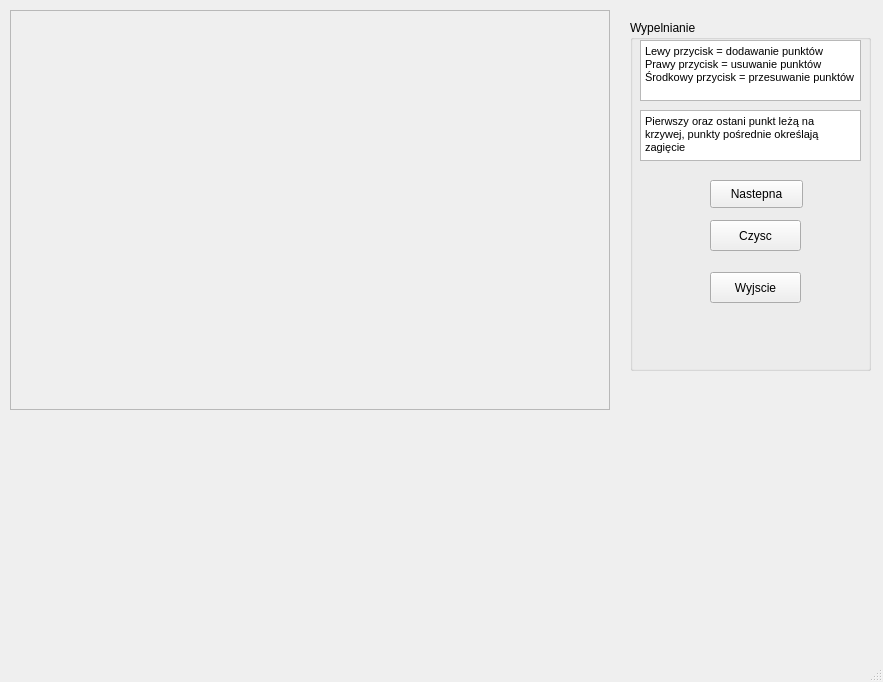
<?xml version="1.0" encoding="UTF-8"?>
<ui version="4.0">
 <class>MyWindow</class>
 <widget class="QMainWindow" name="MyWindow">
  <property name="geometry">
   <rect>
    <x>0</x>
    <y>0</y>
    <width>883</width>
    <height>682</height>
   </rect>
  </property>
  <property name="windowTitle">
   <string>MyWindow</string>
  </property>
  <widget class="QWidget" name="centralWidget">
   <widget class="QFrame" name="rysujFrame">
    <property name="geometry">
     <rect>
      <x>10</x>
      <y>10</y>
      <width>600</width>
      <height>400</height>
     </rect>
    </property>
    <property name="frameShape">
     <enum>QFrame::StyledPanel</enum>
    </property>
    <property name="frameShadow">
     <enum>QFrame::Raised</enum>
    </property>
   </widget>
   <widget class="QGroupBox" name="groupBox">
    <property name="geometry">
     <rect>
      <x>630</x>
      <y>20</y>
      <width>241</width>
      <height>351</height>
     </rect>
    </property>
    <property name="title">
     <string>Wypelnianie</string>
    </property>
    <widget class="QPushButton" name="cleanButton">
     <property name="geometry">
      <rect>
       <x>80</x>
       <y>200</y>
       <width>91</width>
       <height>31</height>
      </rect>
     </property>
     <property name="text">
      <string>Czysc</string>
     </property>
    </widget>
    <widget class="QPushButton" name="exitButton">
     <property name="geometry">
      <rect>
       <x>80</x>
       <y>252</y>
       <width>91</width>
       <height>31</height>
      </rect>
     </property>
     <property name="text">
      <string>Wyjscie</string>
     </property>
    </widget>
    <widget class="QPushButton" name="pushButton">
     <property name="geometry">
      <rect>
       <x>80</x>
       <y>160</y>
       <width>93</width>
       <height>28</height>
      </rect>
     </property>
     <property name="text">
      <string>Nastepna</string>
     </property>
    </widget>
    <widget class="QTextBrowser" name="textBrowser">
     <property name="geometry">
      <rect>
       <x>10</x>
       <y>20</y>
       <width>221</width>
       <height>61</height>
      </rect>
     </property>
     <property name="html">
      <string>&lt;!DOCTYPE HTML PUBLIC &quot;-//W3C//DTD HTML 4.0//EN&quot; &quot;http://www.w3.org/TR/REC-html40/strict.dtd&quot;&gt;
&lt;html&gt;&lt;head&gt;&lt;meta name=&quot;qrichtext&quot; content=&quot;1&quot; /&gt;&lt;style type=&quot;text/css&quot;&gt;
p, li { white-space: pre-wrap; }
&lt;/style&gt;&lt;/head&gt;&lt;body style=&quot; font-family:'MS Shell Dlg 2'; font-size:8.25pt; font-weight:400; font-style:normal;&quot;&gt;
&lt;p style=&quot; margin-top:0px; margin-bottom:0px; margin-left:0px; margin-right:0px; -qt-block-indent:0; text-indent:0px;&quot;&gt;Lewy przycisk = dodawanie punktów&lt;/p&gt;
&lt;p style=&quot; margin-top:0px; margin-bottom:0px; margin-left:0px; margin-right:0px; -qt-block-indent:0; text-indent:0px;&quot;&gt;Prawy przycisk = usuwanie punktów&lt;/p&gt;
&lt;p style=&quot; margin-top:0px; margin-bottom:0px; margin-left:0px; margin-right:0px; -qt-block-indent:0; text-indent:0px;&quot;&gt;Środkowy przycisk = przesuwanie punktów&lt;/p&gt;&lt;/body&gt;&lt;/html&gt;</string>
     </property>
    </widget>
    <widget class="QTextBrowser" name="textBrowser_2">
     <property name="geometry">
      <rect>
       <x>10</x>
       <y>90</y>
       <width>221</width>
       <height>51</height>
      </rect>
     </property>
     <property name="html">
      <string>&lt;!DOCTYPE HTML PUBLIC &quot;-//W3C//DTD HTML 4.0//EN&quot; &quot;http://www.w3.org/TR/REC-html40/strict.dtd&quot;&gt;
&lt;html&gt;&lt;head&gt;&lt;meta name=&quot;qrichtext&quot; content=&quot;1&quot; /&gt;&lt;style type=&quot;text/css&quot;&gt;
p, li { white-space: pre-wrap; }
&lt;/style&gt;&lt;/head&gt;&lt;body style=&quot; font-family:'MS Shell Dlg 2'; font-size:8.25pt; font-weight:400; font-style:normal;&quot;&gt;
&lt;p style=&quot; margin-top:0px; margin-bottom:0px; margin-left:0px; margin-right:0px; -qt-block-indent:0; text-indent:0px;&quot;&gt;Pierwszy oraz ostani punkt leżą na krzywej, punkty pośrednie określają zagięcie&lt;/p&gt;&lt;/body&gt;&lt;/html&gt;</string>
     </property>
    </widget>
   </widget>
  </widget>
  <widget class="QMenuBar" name="menuBar">
   <property name="geometry">
    <rect>
     <x>0</x>
     <y>0</y>
     <width>883</width>
     <height>20</height>
    </rect>
   </property>
  </widget>
  <widget class="QStatusBar" name="statusBar"/>
 </widget>
 <layoutdefault spacing="6" margin="11"/>
 <resources/>
 <connections/>
</ui>
